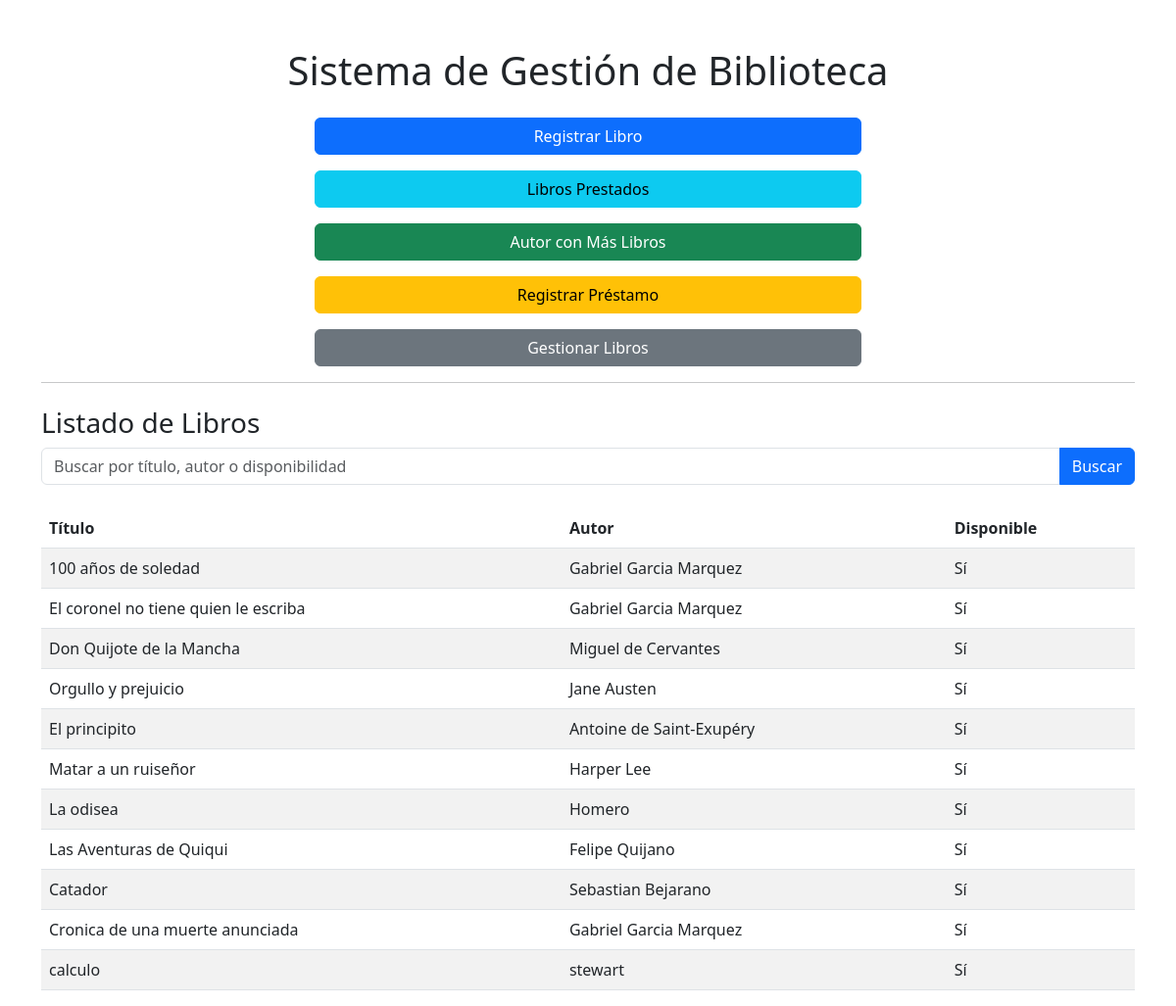
The page / on the database its author committed.
### models.py (models this page shows)
class Libro(Base):
    __tablename__ = 'libros'
    id = Column(Integer, primary_key=True)
    titulo = Column(String, nullable=False)
    autor_id = Column(Integer, ForeignKey('autores.id'))
    disponible = Column(Boolean, default=True)
    autor = relationship("Autor", back_populates="libros")
    prestamos = relationship("Prestamo", back_populates="libro")

class Autor(Base):
    __tablename__ = 'autores'
    id = Column(Integer, primary_key=True)
    nombre = Column(String, nullable=False)
    libros = relationship("Libro", back_populates="autor")

### app.py (the view)
@app.route('/')
def index():
    query = request.args.get('q', '').strip()
    if query:
        libros = session.query(Libro).join(Autor).filter(
            Libro.titulo.ilike(f'%{query}%') |
            Autor.nombre.ilike(f'%{query}%')
        ).all()
    else:
        libros = session.query(Libro).all()
    return render_template('index.html', libros=libros, query=query)

### templates/index.html (shortened to what this page needs)
<!DOCTYPE html>
<html lang="en">
<head>
    <link href="https://cdn.jsdelivr.net/npm/bootstrap@5.3.0/dist/css/bootstrap.min.css" rel="stylesheet">
</head>
<body>
<div class="container mt-5">
    <h1 class="text-center mb-4">Sistema de Gestión de Biblioteca</h1>
    <div class="d-grid gap-3 col-6 mx-auto">
        <a href="{{ url_for('registrar_libro') }}" class="btn btn-primary">Registrar Libro</a>
        <a href="{{ url_for('prestados') }}" class="btn btn-info">Libros Prestados</a>
        <a href="{{ url_for('autor_top') }}" class="btn btn-success">Autor con Más Libros</a>
        <a href="{{ url_for('registrar_prestamo') }}" class="btn btn-warning">Registrar Préstamo</a>
        <a href="{{ url_for('gestionar_libros') }}" class="btn btn-secondary">Gestionar Libros</a>
    </div>
    <hr>
    <h3 class="mt-4">Listado de Libros</h3>
<form method="GET" action="{{ url_for('index') }}" class="mb-4">
    <div class="input-group">
        <input type="text" name="q" class="form-control" placeholder="Buscar por título, autor o disponibilidad" value="{{ query }}">
        <button type="submit" class="btn btn-primary">Buscar</button>
    </div>
</form>
    <table class="table table-striped">
        <thead>
            <tr>
                <th>Título</th>
                <th>Autor</th>
                <th>Disponible</th>
            </tr>
        </thead>
        <tbody>
            {% for libro in libros %}
            <tr>
                <td>{{ libro.titulo }}</td>
                <td>{{ libro.autor.nombre }}</td>
                <td>{{ 'Sí' if libro.disponible else 'No' }}</td>
            </tr>
            {% endfor %}
        </tbody>
    </table>
</div>
</body>
</html>

### rows shown on the page
Libro: titulo "100 años de soledad", autor.nombre "Gabriel Garcia Marquez", disponible "Sí"
Libro: titulo "El coronel no tiene quien le escriba", autor.nombre "Gabriel Garcia Marquez", disponible "Sí"
Libro: titulo "Don Quijote de la Mancha", autor.nombre "Miguel de Cervantes", disponible "Sí"
Libro: titulo "Orgullo y prejuicio", autor.nombre "Jane Austen", disponible "Sí"
Libro: titulo "El principito", autor.nombre "Antoine de Saint-Exupéry", disponible "Sí"
Libro: titulo "Matar a un ruiseñor", autor.nombre "Harper Lee", disponible "Sí"
Libro: titulo "La odisea", autor.nombre "Homero", disponible "Sí"
Libro: titulo "Las Aventuras de Quiqui", autor.nombre "Felipe Quijano", disponible "Sí"
Libro: titulo "Catador", autor.nombre "Sebastian Bejarano", disponible "Sí"
Libro: titulo "Cronica de una muerte anunciada", autor.nombre "Gabriel Garcia Marquez", disponible "Sí"
Libro: titulo "calculo", autor.nombre "stewart", disponible "Sí"
